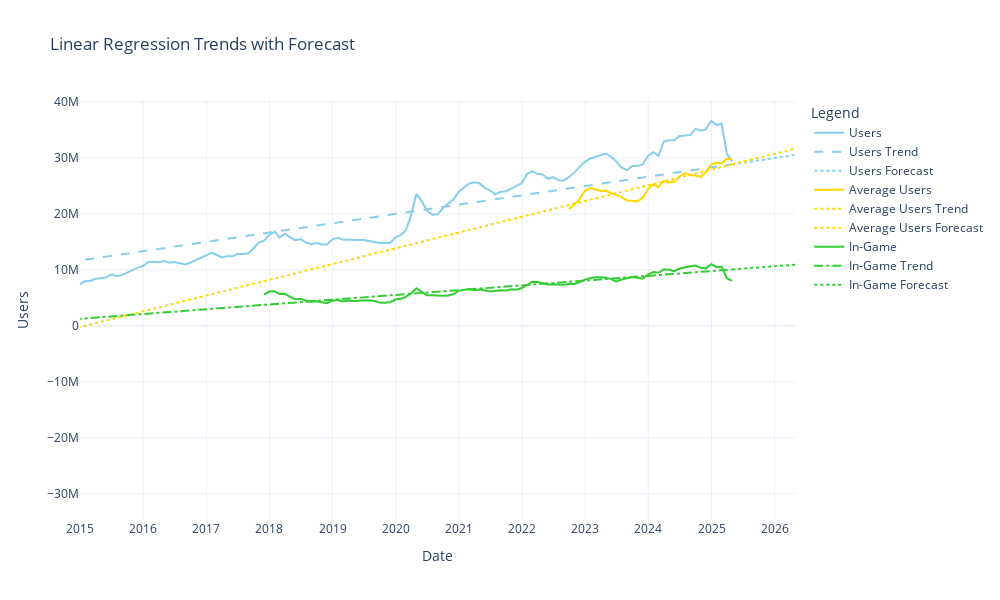

Source (notebook cell):
### Code cell
fig.data = []  # Clear any existing traces

# Add traces for each column
plot_regression('Users', 'skyblue', 'dash', forecast_days=364)
plot_regression('Average Users', 'gold', 'dot', forecast_days=364)
plot_regression('In-Game', 'limegreen', 'dashdot', forecast_days=364)

fig.show()

### Figure 1 — Plotly figure (JSON) as saved in the notebook; plotly's stock layout.template omitted (floating-point values rounded to 4 significant figures; data arrays with more than 128 entries replaced by an {"elided": "..."} marker saying what was removed)
{"data": [{"line": {"color": "skyblue"}, "mode": "lines", "name": "Users", "type": "scatter", "x": {"elided": "256 str values"}, "y": {"elided": "256 int values"}}, {"line": {"color": "skyblue", "dash": "dash"}, "mode": "lines", "name": "Users Trend", "type": "scatter", "x": {"elided": "256 str values"}, "y": {"elided": "256 float values"}}, {"line": {"color": "skyblue", "dash": "dot"}, "mode": "lines", "name": "Users Forecast", "type": "scatter", "x": {"elided": "364 str values"}, "y": {"elided": "364 float values"}}, {"line": {"color": "gold"}, "mode": "lines", "name": "Average Users", "type": "scatter", "x": {"elided": "256 str values"}, "y": {"elided": "256 float values"}}, {"line": {"color": "gold", "dash": "dot"}, "mode": "lines", "name": "Average Users Trend", "type": "scatter", "x": {"elided": "256 str values"}, "y": {"elided": "256 float values"}}, {"line": {"color": "gold", "dash": "dot"}, "mode": "lines", "name": "Average Users Forecast", "type": "scatter", "x": {"elided": "364 str values"}, "y": {"elided": "364 float values"}}, {"line": {"color": "limegreen"}, "mode": "lines", "name": "In-Game", "type": "scatter", "x": {"elided": "256 str values"}, "y": {"elided": "256 float values"}}, {"line": {"color": "limegreen", "dash": "dashdot"}, "mode": "lines", "name": "In-Game Trend", "type": "scatter", "x": {"elided": "256 str values"}, "y": {"elided": "256 float values"}}, {"line": {"color": "limegreen", "dash": "dot"}, "mode": "lines", "name": "In-Game Forecast", "type": "scatter", "x": {"elided": "364 str values"}, "y": {"elided": "364 float values"}}], "layout": {"height": 600, "legend": {"title": {"text": "Legend"}}, "title": {"text": "Linear Regression Trends with Forecast"}, "width": 1000, "xaxis": {"dtick": "M12", "range": ["2015-01-01", "2026-04-29T00:00:00"], "tickangle": 0, "tickformat": "%Y", "title": {"text": "Date"}}, "yaxis": {"title": {"text": "Users"}}}}
